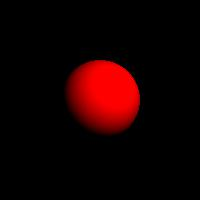

The script that saved this image:
# CENG 415 Applications of Computer Graphics
# Student: Arzu ÖZKAN 16050111051
# Assignment 2, Diffuse shading

import json
import numpy as np
import math
from PIL import Image, ImageDraw


class Object3D:
    def __init__(self, color):
        self.color = color

    def intersect(ray, hit=0, tmin=0):
        pass


class Sphere(Object3D):

    def __init__(self, data):
        self.radiusSphere = data['group'][0]['sphere']['radius']
        self.centerSphere = data['group'][0]['sphere']['center']
        self.color = np.array(data['group'][0]['sphere']['color'])

    def intersect(self, ray, hit, tmin=0.01):
        oc = ray.origin - self.centerSphere
        a = np.dot(ray.direction, ray.direction)
        b = 2 * np.dot(oc, ray.direction)
        c = np.dot(oc, oc) - pow(self.radiusSphere, 2)
        d = (b * b - 4 * a * c)
        if d < 0:
            return -1
        else:
            d = math.sqrt(d)
            t1 = (-b + d) / (2 * a)
            t2 = (-b - d) / (2 * a)
            if tmin < t1 <= t2:
                t = t1
            t = t2
            hit.t = t
            hit.color = self.color
            vector = ray.origin + t * ray.direction - self.centerSphere
            hit.normal = normVector(vector)
            return t


class Group(Object3D):
    def __init__(self):
        self.objects = []

    def intersect(ray, hit=False, tmin=0):
        pass


class Camera:
    def generateRay(x, y):
        pass


class OrthographicCamera(Camera):

    def __init__(self, data):
        self.center = np.array(data['orthocamera']['center'])
        self.dir = np.array(data['orthocamera']['direction'])
        self.up = np.array(data['orthocamera']['up'])
        self.size = data['orthocamera']['size']

    def generateRay(self, x, y):
        horizontal = np.cross(self.dir, self.up)
        return (self.center + (x - 0.5) * self.size * horizontal + (y - 0.5) * self.size * self.up)


class Ray:
    def __init__(self, origin, direction):
        self.origin = origin
        self.direction = direction


class Hit:
    def __init__(self, t=0, color=(0, 0, 0), normal=0):
        self.t = t
        self.color = color
        self.normal = normal


# normalization
def findNormalize(x, y, size):
    return ((x + 0.5) / size[0], (y + 0.5) / size[1])


def normVector(v):
    return v / np.linalg.norm(v)


if __name__ == '__main__':
    # read the json file
    with open('scene1_diffuse.json') as f:
        data = json.load(f)

    # variables
    SIZE = (200, 200)
    back_color = np.array(data['background']['color'])
    ambient = np.array(data['background']['ambient'])
    light_dir = np.array(data['light']['direction']) * -1
    light_color = np.array(data['light']['color'])

    # objects
    orthcam = OrthographicCamera(data)
    s = Sphere(data)
    h = Hit()
    im = Image.new('RGB', SIZE, tuple(np.array(back_color).dot(255).astype(int)))

    # pixels
    pixel = im.load()

    # ray tracing for every pixel
    for i in range(SIZE[0]):
        for j in range(SIZE[1]):
            x, y = findNormalize(i, j, SIZE)
            r = orthcam.generateRay(x, y)
            ray = Ray(r, orthcam.dir)
            t = s.intersect(ray, h)
            # make control the t whether there is a hit.
            if t != -1:
                pixel_color = np.array(ambient * h.color + max(np.dot(light_dir, h.normal), 0) * h.color * light_color)
                pixel[i, SIZE[0] - j - 1] = tuple(np.array(pixel_color * 255).astype(int))
            else:
                pixel[i, SIZE[0] - j - 1] = tuple(np.array(ambient * back_color).dot(255).astype(int))

    im.save("scene1_diffuse.jpg")
